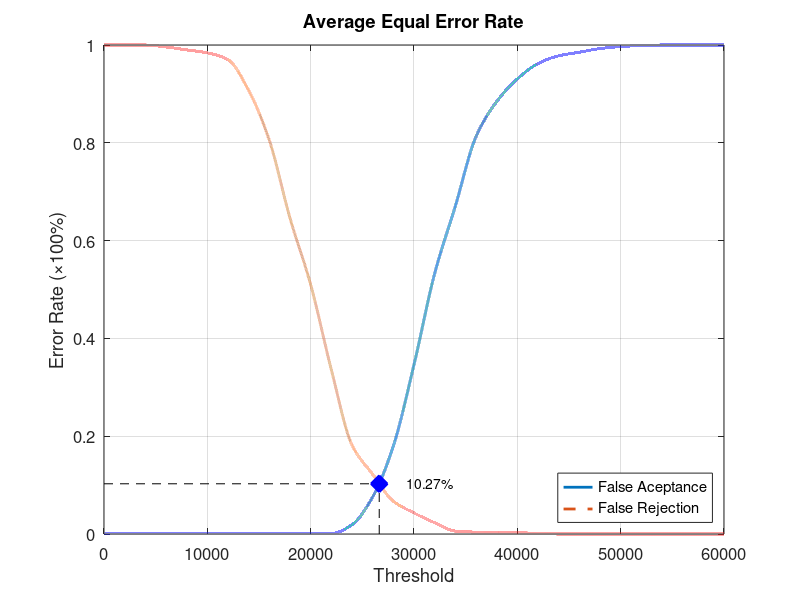
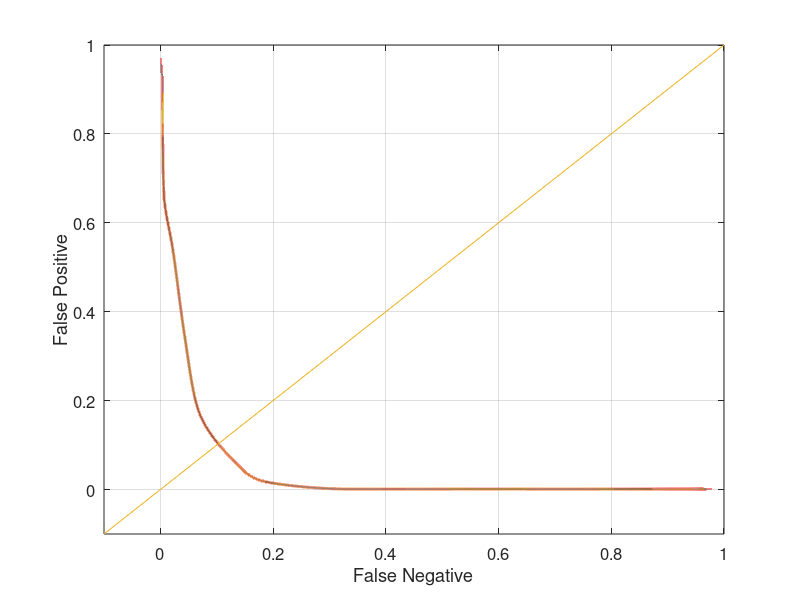

Write the MATLAB code that produced these figures, in order.
function yEER = Database4Average
close all;
clear;
clc;
x = 0:2000:60000;
xq = 0:0.5:60000;

y0 = [0 0.00105263 0.00105263 0.00105263 0.00105263 0.00105263 0.00105263 0.00105263 0.00105263 0.00105263 0.00105263 0.00105263 0.0189474 0.0757895 0.18 0.346316 0.532632 0.670526 0.812632 0.88421 0.930526 0.962105 0.977895 0.985263 0.992632 0.996842 0.998947 1 1 1 1];
yy0 = interp1(x, y0, xq, 'pchip');
y1 = [1 1 1 0.996 0.99 0.984 0.97 0.907 0.805 0.646 0.51 0.336 0.182 0.122 0.067 0.043 0.023 0.006 0.004 0.004 0.003 0.001 0 0 0 0 0 0 0 0 0];
yy1 = interp1(x, y1, xq, 'pchip');

% Calculating EER: 
y2 = abs(y0 - y1);
find(y2 == min(y2))
yy2 = abs(yy0 - yy1);
xEER = find(yy2 == min(yy2));
xEERIndex = xq(xEER) % X-axis EER
yEER = yy0(xEER) % Y-axis EER

main = figure
plot(xq, yy0,'-','LineWidth', 2);	hold on
plot(xq, yy1,'--','LineWidth', 2);	hold on
plot([xEERIndex xEERIndex], [0 yEER], 'k--');	hold on
plot([0 xEERIndex], [yEER yEER], 'k--');	hold on
plot(xEERIndex, yEER, 'bx', 'LineWidth', 10);	hold on
text(xEERIndex + 10 * xEERIndex / 100, yEER, [num2str(round((10000 * yEER)) / 100) '%'])
legend('False Aceptance', 'False Rejection', 'Location', 'SouthEast')
xlabel('Threshold')
ylabel('Error Rate (\times100%)')
title('Average Equal Error Rate')
set(gca, 'FontSize', 12)
axis([0 60000 0 1])
grid on

print(main, 'Database4AverageMain', '-dpng');
FNRxFPR = figure('Color', [1 1 1]);
plot(yy1, yy0, '-', yy1, yy0, 'LineWidth', 2);
hold on
y = -0.1:0.1:1
plot(y, y); 
set(gca, 'FontSize', 12)
xlabel('False Negative')
ylabel('False Positive')
axis([-0.1 1 -0.1 1])
set(gca, 'FontSize', 12)
grid on

print(FNRxFPR, 'Database4AverageFNRxFPR','-dpng');
end
